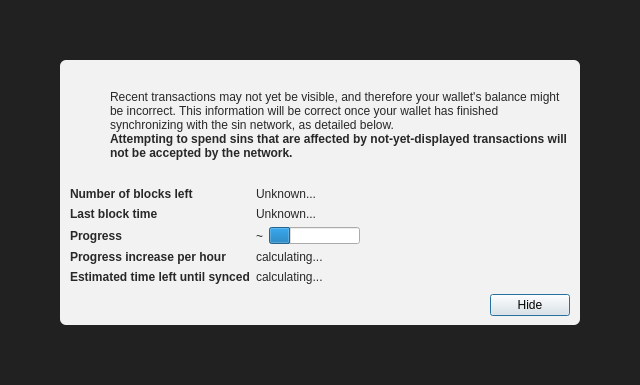
<?xml version="1.0" encoding="UTF-8"?>
<ui version="4.0">
 <class>ModalOverlay</class>
 <widget class="ModalOverlay" name="ModalOverlay">
  <property name="geometry">
   <rect>
    <x>0</x>
    <y>0</y>
    <width>640</width>
    <height>385</height>
   </rect>
  </property>
  <property name="windowTitle">
   <string>Form</string>
  </property>
  <layout class="QVBoxLayout" name="verticalLayout" stretch="0">
   <property name="sizeConstraint">
    <enum>QLayout::SetDefaultConstraint</enum>
   </property>
   <property name="leftMargin">
    <number>0</number>
   </property>
   <property name="topMargin">
    <number>0</number>
   </property>
   <property name="rightMargin">
    <number>0</number>
   </property>
   <property name="bottomMargin">
    <number>0</number>
   </property>
   <item>
    <widget class="QWidget" name="bgWidget" native="true">
     <property name="styleSheet">
      <string notr="true">#bgWidget { background: rgba(0,0,0,220); }</string>
     </property>
     <layout class="QVBoxLayout" name="verticalLayoutMain" stretch="1">
      <property name="leftMargin">
       <number>60</number>
      </property>
      <property name="topMargin">
       <number>60</number>
      </property>
      <property name="rightMargin">
       <number>60</number>
      </property>
      <property name="bottomMargin">
       <number>60</number>
      </property>
      <item>
       <widget class="QWidget" name="contentWidget" native="true">
        <property name="styleSheet">
         <string notr="true">#contentWidget { background: rgba(255,255,255,240); border-radius: 6px; }

QLabel { color: rgb(40,40,40);  }</string>
        </property>
        <layout class="QVBoxLayout" name="verticalLayoutSub" stretch="1,0,0,0">
         <property name="spacing">
          <number>0</number>
         </property>
         <property name="leftMargin">
          <number>10</number>
         </property>
         <property name="topMargin">
          <number>10</number>
         </property>
         <property name="rightMargin">
          <number>10</number>
         </property>
         <property name="bottomMargin">
          <number>10</number>
         </property>
         <item>
          <layout class="QHBoxLayout" name="horizontalLayoutIconText" stretch="0,1">
           <property name="topMargin">
            <number>20</number>
           </property>
           <item>
            <layout class="QVBoxLayout" name="verticalLayoutIcon">
             <property name="leftMargin">
              <number>0</number>
             </property>
             <item>
              <widget class="QPushButton" name="warningIcon">
               <property name="enabled">
                <bool>false</bool>
               </property>
               <property name="text">
                <string/>
               </property>
               <property name="icon">
                <iconset>
                 <normaloff>:/icons/warning</normaloff>
                 <disabledoff>:/icons/warning</disabledoff>:/icons/warning</iconset>
               </property>
               <property name="iconSize">
                <size>
                 <width>48</width>
                 <height>48</height>
                </size>
               </property>
               <property name="flat">
                <bool>true</bool>
               </property>
              </widget>
             </item>
             <item>
              <spacer name="verticalSpacerWarningIcon">
               <property name="orientation">
                <enum>Qt::Vertical</enum>
               </property>
               <property name="sizeHint" stdset="0">
                <size>
                 <width>20</width>
                 <height>40</height>
                </size>
               </property>
              </spacer>
             </item>
            </layout>
           </item>
           <item>
            <layout class="QVBoxLayout" name="verticalLayoutInfoText">
             <property name="leftMargin">
              <number>0</number>
             </property>
             <property name="topMargin">
              <number>0</number>
             </property>
             <item>
              <widget class="QLabel" name="infoText">
               <property name="text">
                <string>Recent transactions may not yet be visible, and therefore your wallet's balance might be incorrect. This information will be correct once your wallet has finished synchronizing with the sin network, as detailed below.</string>
               </property>
               <property name="textFormat">
                <enum>Qt::RichText</enum>
               </property>
               <property name="wordWrap">
                <bool>true</bool>
               </property>
              </widget>
             </item>
             <item>
              <widget class="QLabel" name="infoTextStrong">
               <property name="font">
                <font>
                 <weight>75</weight>
                 <bold>true</bold>
                </font>
               </property>
               <property name="text">
                <string>Attempting to spend sins that are affected by not-yet-displayed transactions will not be accepted by the network.</string>
               </property>
               <property name="textFormat">
                <enum>Qt::RichText</enum>
               </property>
               <property name="wordWrap">
                <bool>true</bool>
               </property>
              </widget>
             </item>
             <item>
              <spacer name="verticalSpacerInTextSpace">
               <property name="orientation">
                <enum>Qt::Vertical</enum>
               </property>
               <property name="sizeHint" stdset="0">
                <size>
                 <width>20</width>
                 <height>40</height>
                </size>
               </property>
              </spacer>
             </item>
            </layout>
           </item>
          </layout>
         </item>
         <item>
          <spacer name="verticalSpacerAfterText">
           <property name="orientation">
            <enum>Qt::Vertical</enum>
           </property>
           <property name="sizeHint" stdset="0">
            <size>
             <width>20</width>
             <height>40</height>
            </size>
           </property>
          </spacer>
         </item>
         <item>
          <layout class="QFormLayout" name="formLayout">
           <property name="fieldGrowthPolicy">
            <enum>QFormLayout::FieldsStayAtSizeHint</enum>
           </property>
           <property name="horizontalSpacing">
            <number>6</number>
           </property>
           <property name="verticalSpacing">
            <number>6</number>
           </property>
           <property name="topMargin">
            <number>10</number>
           </property>
           <item row="0" column="0">
            <widget class="QLabel" name="labelNumberOfBlocksLeft">
             <property name="font">
              <font>
               <weight>75</weight>
               <bold>true</bold>
              </font>
             </property>
             <property name="text">
              <string>Number of blocks left</string>
             </property>
            </widget>
           </item>
           <item row="0" column="1">
            <widget class="QLabel" name="numberOfBlocksLeft">
             <property name="text">
              <string>Unknown...</string>
             </property>
            </widget>
           </item>
           <item row="1" column="0">
            <widget class="QLabel" name="labelLastBlockTime">
             <property name="font">
              <font>
               <weight>75</weight>
               <bold>true</bold>
              </font>
             </property>
             <property name="text">
              <string>Last block time</string>
             </property>
            </widget>
           </item>
           <item row="1" column="1">
            <widget class="QLabel" name="newestBlockDate">
             <property name="sizePolicy">
              <sizepolicy hsizetype="Maximum" vsizetype="Preferred">
               <horstretch>0</horstretch>
               <verstretch>0</verstretch>
              </sizepolicy>
             </property>
             <property name="text">
              <string>Unknown...</string>
             </property>
            </widget>
           </item>
           <item row="2" column="0">
            <widget class="QLabel" name="labelSyncDone">
             <property name="font">
              <font>
               <weight>75</weight>
               <bold>true</bold>
              </font>
             </property>
             <property name="text">
              <string>Progress</string>
             </property>
            </widget>
           </item>
           <item row="2" column="1">
            <layout class="QHBoxLayout" name="horizontalLayoutSync" stretch="0,1">
             <item>
              <widget class="QLabel" name="percentageProgress">
               <property name="text">
                <string notr="true">~</string>
               </property>
              </widget>
             </item>
             <item>
              <widget class="QProgressBar" name="progressBar">
               <property name="value">
                <number>24</number>
               </property>
               <property name="format">
                <string/>
               </property>
              </widget>
             </item>
            </layout>
           </item>
           <item row="4" column="0">
            <widget class="QLabel" name="labelProgressIncrease">
             <property name="font">
              <font>
               <weight>75</weight>
               <bold>true</bold>
              </font>
             </property>
             <property name="text">
              <string>Progress increase per hour</string>
             </property>
            </widget>
           </item>
           <item row="4" column="1">
            <widget class="QLabel" name="progressIncreasePerH">
             <property name="text">
              <string>calculating...</string>
             </property>
            </widget>
           </item>
           <item row="5" column="0">
            <widget class="QLabel" name="labelEstimatedTimeLeft">
             <property name="font">
              <font>
               <weight>75</weight>
               <bold>true</bold>
              </font>
             </property>
             <property name="text">
              <string>Estimated time left until synced</string>
             </property>
            </widget>
           </item>
           <item row="5" column="1">
            <widget class="QLabel" name="expectedTimeLeft">
             <property name="text">
              <string>calculating...</string>
             </property>
            </widget>
           </item>
          </layout>
         </item>
         <item>
          <layout class="QHBoxLayout" name="horizontalLayoutButtons">
           <property name="leftMargin">
            <number>10</number>
           </property>
           <property name="topMargin">
            <number>10</number>
           </property>
           <item>
            <spacer name="horizontalSpacer">
             <property name="orientation">
              <enum>Qt::Horizontal</enum>
             </property>
             <property name="sizeHint" stdset="0">
              <size>
               <width>40</width>
               <height>20</height>
              </size>
             </property>
            </spacer>
           </item>
           <item>
            <widget class="QPushButton" name="closeButton">
             <property name="text">
              <string>Hide</string>
             </property>
             <property name="focusPolicy">
              <enum>Qt::StrongFocus</enum>
             </property>
             <property name="default">
              <bool>true</bool>
             </property>
            </widget>
           </item>
          </layout>
         </item>
        </layout>
       </widget>
      </item>
     </layout>
    </widget>
   </item>
  </layout>
 </widget>
 <customwidgets>
  <customwidget>
   <class>ModalOverlay</class>
   <extends>QWidget</extends>
   <header>qt/modaloverlay.h</header>
   <container>1</container>
  </customwidget>
 </customwidgets>
 <resources/>
 <connections/>
</ui>
